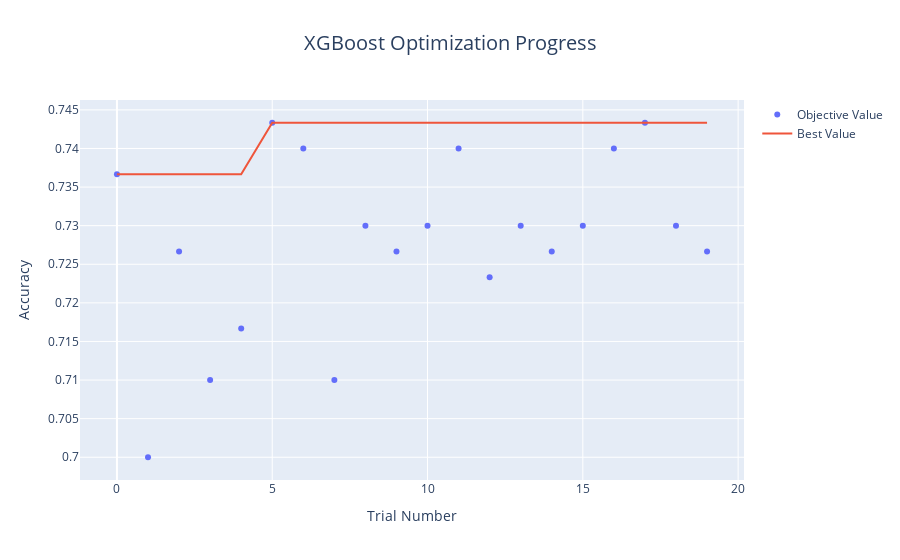

Notebook cell for this chart:
### Code cell
fig = plot_optimization_history(study)
fig.update_layout(
    title_text="XGBoost Optimization Progress",  
    title_x=0.5,  
    title_font_size=20,  
    xaxis_title="Trial Number",  
    yaxis_title="Accuracy"
)
fig.show()

### Figure 1 — Plotly figure (JSON) as saved in the notebook; plotly's stock layout.template omitted (floating-point values rounded to 4 significant figures)
{"data": [{"mode": "markers", "name": "Objective Value", "type": "scatter", "x": [0, 1, 2, 3, 4, 5, 6, 7, 8, 9, 10, 11, 12, 13, 14, 15, 16, 17, 18, 19], "y": [0.7367, 0.7, 0.7267, 0.71, 0.7167, 0.7433, 0.74, 0.71, 0.73, 0.7267, 0.73, 0.74, 0.7233, 0.73, 0.7267, 0.73, 0.74, 0.7433, 0.73, 0.7267]}, {"mode": "lines", "name": "Best Value", "type": "scatter", "x": [0, 1, 2, 3, 4, 5, 6, 7, 8, 9, 10, 11, 12, 13, 14, 15, 16, 17, 18, 19], "y": [0.7367, 0.7367, 0.7367, 0.7367, 0.7367, 0.7433, 0.7433, 0.7433, 0.7433, 0.7433, 0.7433, 0.7433, 0.7433, 0.7433, 0.7433, 0.7433, 0.7433, 0.7433, 0.7433, 0.7433]}, {"marker": {"color": "#cccccc"}, "mode": "markers", "name": "Infeasible Trial", "showlegend": false, "type": "scatter", "x": [], "y": []}], "layout": {"title": {"font": {"size": 20}, "text": "XGBoost Optimization Progress", "x": 0.5}, "xaxis": {"title": {"text": "Trial Number"}}, "yaxis": {"title": {"text": "Accuracy"}}}}
